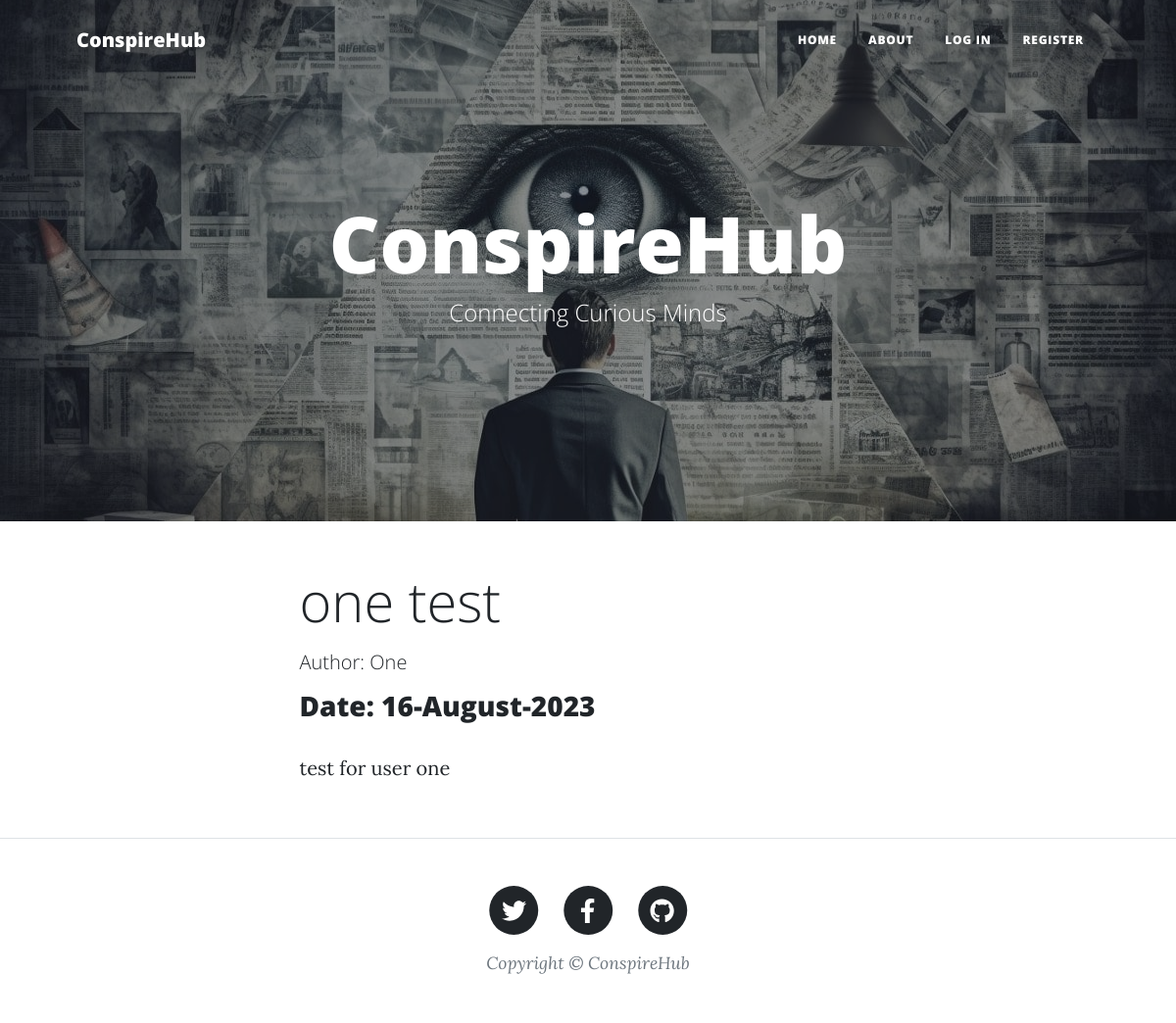
/7, run on the app's committed database.
### blogproject/models.py (models this page shows, shortened)
class BlogPost(db.Model):
    users = db.relationship(User)
    id = db.Column(db.Integer, primary_key=True)
    user_id = db.Column(db.Integer, db.ForeignKey('users.id'), nullable=False)
    date = db.Column(db.DateTime, nullable=False, default=datetime.utcnow)
    title = db.Column(db.String(160), nullable=False)
    text = db.Column(db.Text, nullable=False)

class User(db.Model, UserMixin):
    __tablename__ = 'users'
    id = db.Column(db.Integer, primary_key=True)
    profile_image = db.Column(
        db.String(64), nullable=False, default='snake.png')
    email = db.Column(db.String(64), unique=True, index=True)
    username = db.Column(db.String(64), unique=True, index=True)
    password_hash = db.Column(db.String(128))
    posts = db.relationship('BlogPost', backref='author', lazy=True)

### blogproject/users/views.py (the view)
@users.route("/<username>")
def user_posts(username):
    page = request.args.get('page', 1, type=int)
    user = User.query.filter_by(username=username).first_or_404()
    blog_posts = BlogPost.query.filter_by(author=user).order_by(
        BlogPost.date.desc()).paginate(page=page, per_page=5)
    return render_template('user_posts.html',
                           blog_posts=blog_posts, user=user)

### blogproject/blog_posts/views.py (called while the page is built)
@blog_posts.route('/<int:blog_post_id>')
def view_post(blog_post_id):
    blog_post = BlogPost.query.get_or_404(blog_post_id)
    return render_template('article.html', title=blog_post.title,
                           date=blog_post.date, post=blog_post)

### blogproject/templates/article.html (shortened to what this page needs)
{% extends "base.html" %}
{% block content %}
<main class="mb-4">
    <div class="container px-4 px-lg-5">
        <div class="row gx-4 gx-lg-5 justify-content-center">
            <div class="col-md-10 col-lg-8 col-xl-7">
                <h1 class="display-4 mb-3">{{post.title}}</h1>
                <h2 class="lead mb-3">Author: {{post.author.username}}</h2>
                <h3 class="mb-4">Date: {{post.date.strftime('%d-%B-%Y')}}</h3>
                <p>{{post.text}}</p>
            </div>
        </div>
    </div>
</main>
{% endblock %}

### data on the page
BlogPost: title "one test", date "16-August-2023", text "test for user one"
User: author.username "One"
